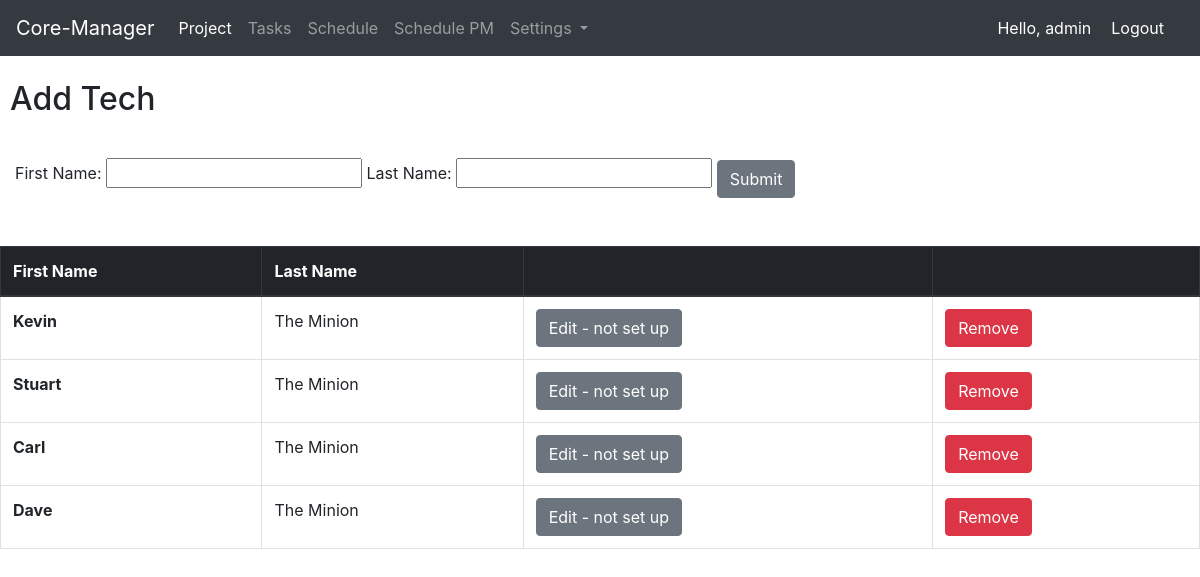
The page /technician_list (signed in) on the database its author committed.
### project/models.py (models this page shows, shortened)
class Technician(models.Model):
    first_name = models.CharField(max_length=50)
    last_name = models.CharField(max_length=70)
    email_address = models.CharField(max_length=250, blank=True)
    technician_concat_name = models.CharField(max_length=100, blank=True)

### home/decorators.py (the view)
        def wrapper_func(request, *args, **kwargs):
            group = None
            if request.user.groups.exists():
                group= request.user.groups.all()[0].name
            if group in allowed_roles:
                return view_func(request, *args, **kwargs)
            else:
                return HttpResponse('You are not authorised to view this page')

### project/views.py (called while the page is built)
@login_required(login_url='home_app:login')
@allowed_users(allowed_roles=['Coordinator'])
def technician_list(request):
    tech_list = Technician.objects.all()
    import requests
    import json
    if request.method == "POST":
        form = AddTechnician(request.POST)
        if form.is_valid():
            form.save()
            return HttpResponseRedirect('technician_list')
    else:
        form = AddTechnician
    context = {
        'tech_list': tech_list,
        'form': form,
    }
    return render(request, 'project/technician_list.html', context)

### templates/project/technician_list.html (shortened to what this page needs)
{% extends 'base.html' %}
{% load static %}
{% block css_files %}
        <link rel="stylesheet" href="{% static "project/project.css" %}">
  {% endblock %}
{% block content %}
<br/>
<h2>Add Tech</h2>
<br/>
    <form class="form_add" action="" method="POST">
        {{ form }}
        <input id="form_submit" type="submit" value="Submit" class="btn btn-secondary">
    </form>
<br/>
<br/>
<table class="table table-bordered table-hover">
    <thead class="thead-dark">
    <tr>
        <th scope="col">First Name</th>
        <th scope="col">Last Name</th>
        <th scope="col"></th>
        <th scope="col"></th>
    </tr>
    </thead>
    <tbody>
{% if tech_list %}
    {% for tech in tech_list %}
        <tr>
            <th scope="row">{{tech.first_name}}</th>
            <td>{{tech.last_name}}</td>
            <td><a href="#" class="btn btn-secondary">Edit - not set up</a></td>
            <td><a href="{% url 'project_app:delete_technician' tech.id %}" class="btn btn-danger">Remove</a></td>
        </tr>
    {% endfor %}
{% endif %}
    </tbody>
</table>
{% endblock %}

### templates/header.html (shortened to what this page needs)
<nav class="navbar navbar-expand-lg navbar-dark bg-dark">
  <a class="navbar-brand" href="{% url 'home_app:index' %}">Core-Manager</a>
  <div class="collapse navbar-collapse" id="navbarSupportedContent">
    <ul class="navbar-nav mr-auto">
      <li class="nav-item active">
        <a class="nav-link" href="{% url 'project_app:project_home_page' %}">Project <span class="sr-only">(current)</span></a>
      </li>
      <li class="nav-item">
        <a class="nav-link" href="{% url 'project_app:task_home_page' %}">Tasks</a>
      </li>
      {% if request.user.groups.all.0.name == 'Coordinator' %}
        <li class="nav-item">
          <a class="nav-link" href="{% url 'schedule_app:schedule_home' %}">Schedule</a>
        </li>
      {% endif %}
      <li class="nav-item">
          <a class="nav-link" href="{% url 'schedule_app:schedule_pm' %}">Schedule PM</a>
        </li>
      {% if request.user.groups.all.0.name == 'Coordinator' %}
        <li class="nav-item dropdown">
          <a class="nav-link dropdown-toggle" href="#" id="navbarDropdown" role="button" data-toggle="dropdown" aria-haspopup="true" aria-expanded="false">
            Settings
          </a>
        </li>
      {% endif %}
    </ul>
    <span class="hello-msg">Hello, {{ request.user }} </span>
    <span ><a class="hello-msg" href="{% url 'home_app:logout' %}">Logout</a> </span>
  </div>
</nav>

### static/project/project.css (style rules this page uses)
.form_add { padding-right: 15px; margin-left: 15px; width: 75%; }
h2 { margin-left: 10px; }
#form_submit { margin-top: 10px; }

### templates/header.html (style rules this page uses)
.hello-msg { font-size = 18px; color: #fff; margin-right: 20px; }

### rows shown on the page
Technician: first_name "Kevin", last_name "The Minion"
Technician: first_name "Stuart", last_name "The Minion"
Technician: first_name "Carl", last_name "The Minion"
Technician: first_name "Dave", last_name "The Minion"

### other values the page prints
{{ request.user }} "admin"
